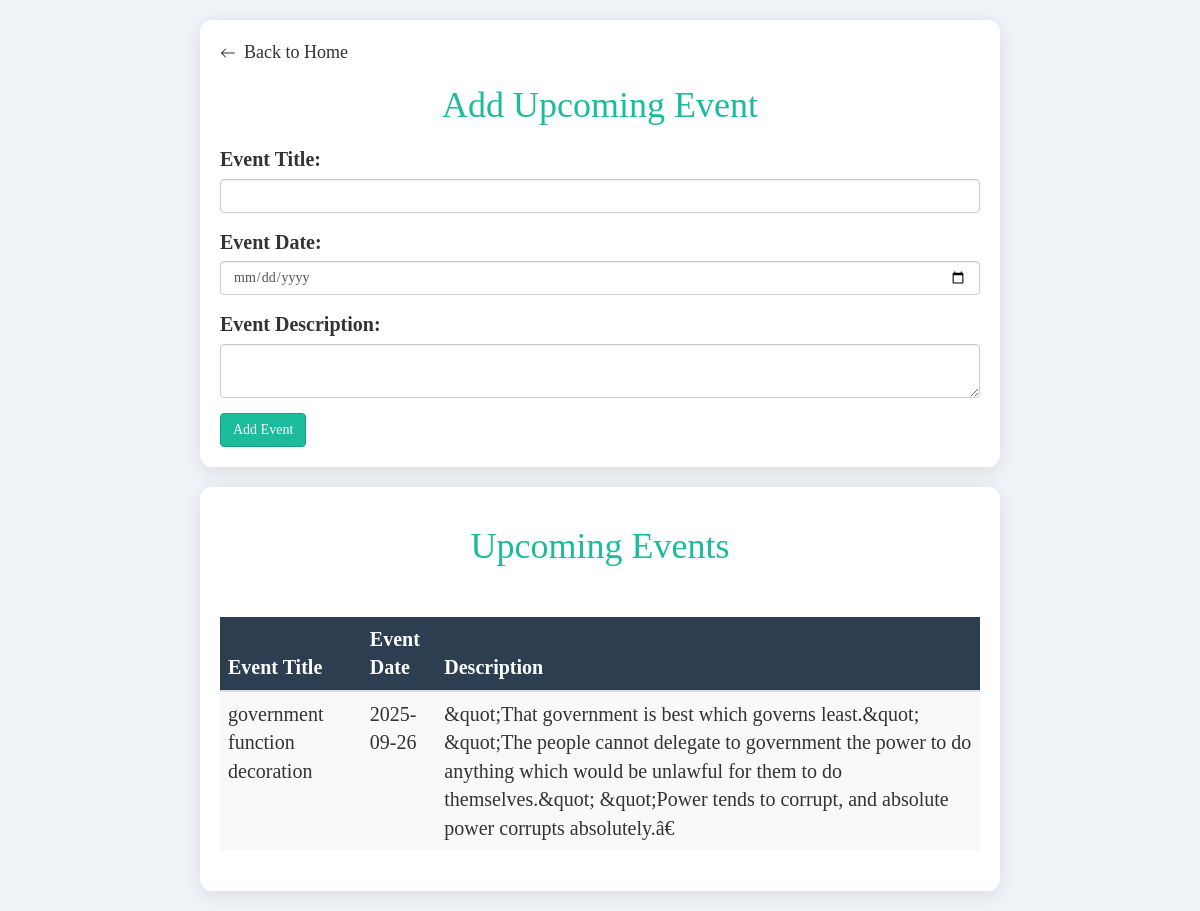
The app's page /upcoming.php (signed in) with its own data.
### tables this page shows
CREATE TABLE IF NOT EXISTS `event` (
  `title` varchar(100) NOT NULL,
  `event_date` date NOT NULL,
  `description` varchar(500) NOT NULL
);

### upcoming.php (the view, shortened to what this page needs)
<?php
include 'insert.php';
$sql = "SELECT title, event_date, description FROM event WHERE event_date >= NOW()";
$result = $conn->query($sql);
?>
<!DOCTYPE html>
<html lang="en">
<head>
    <link rel="stylesheet" href="https://maxcdn.bootstrapcdn.com/bootstrap/3.4.1/css/bootstrap.min.css">
</head>
<body>
    <div class="container">
        <a href="admin.php" class="back-home">
            <svg xmlns="http://www.w3.org/2000/svg" width="16" height="16" fill="currentColor" viewBox="0 0 16 16">
                <path fill-rule="evenodd" d="M15 8a.5.5 0 0 1-.5.5H2.707l3.147 3.146a.5.5 0 0 1-.708.708l-4-4a.5.5 0 0 1 0-.708l4-4a.5.5 0 1 1 .708.708L2.707 7.5H14.5A.5.5 0 0 1 15 8z" />
            </svg> Back to Home
        </a>
        <h1>Add Upcoming Event</h1>
        <form action="#" method="POST">
            <div class="form-group">
                <label for="eventTitle">Event Title:</label>
                <input type="text" class="form-control" id="eventTitle" name="eventTitle" required>
            </div>
            <div class="form-group">
                <label for="eventDate">Event Date:</label>
                <input type="date" class="form-control" id="eventDate" name="eventDate" required>
            </div>
            <div class="form-group">
                <label for="eventDescription">Event Description:</label>
                <textarea class="form-control" id="eventDescription" name="eventDescription" required></textarea>
            </div>
            <button type="submit" class="btn btn-primary">Add Event</button>
        </form>
    </div>
    <div class="container">
        <h1>Upcoming Events</h1>
        <div style="overflow-y: auto; max-height: 300px;">
            <table class="table table-striped">
                <thead>
                    <tr>
                        <th>Event Title</th>
                        <th>Event Date</th>
                        <th>Description</th>
                    </tr>
                </thead>
                <tbody>
                    <?php
                    if ($result && $result->num_rows > 0) {
                        while ($row = $result->fetch_assoc()) {
                            echo '<tr>';
                            echo '<td>' . htmlspecialchars($row['title']) . '</td>';
                            echo '<td>' . htmlspecialchars($row['event_date']) . '</td>';
                            echo '<td>' . htmlspecialchars($row['description']) . '</td>';
                            echo '</tr>';
                        }
                    } else {
                        echo '<tr><td colspan="3">No upcoming events available.</td></tr>';
                    }
                    ?>
                </tbody>
            </table>
        </div>
    </div>
</body>
</html>

### upcoming.php (style rules this page uses)
body { font-size: 20px; font-family: 'Poppins'; background-color: #f0f4f8; }
.container { max-width: 800px; margin: 20px auto; padding: 20px; background-color: #ffffff; border-radius: 12px; box-shadow: 0 4px 20px rgba(0, 0, 0, 0.1); }
h1 { text-align: center; color: #1abc9c; margin-bottom: 20px; }
.form-group label { font-weight: bold; }
.btn-primary { background-color: #1abc9c; border-color: #16a085; }
table { margin-top: 30px; width: 100%; overflow-y: auto; display: block; max-height: 300px; }
th, td { text-align: left; padding: 10px; }
th { background-color: #2c3e50; color: white; }
.back-home { text-decoration: none; font-size: 18px; color: #333; display: flex; align-items: center; margin-bottom: 20px; transition: color 0.3s; }
.back-home svg { margin-right: 8px; fill: currentColor; transition: transform 0.3s; }

### records on screen
event: title "government function decoration", event_date "2025-09-26", description "&quot;That government is best which governs least.&quot; &quot;The people cannot delegate to government the power to do anything which would be unlawful for them to do themselves.&quot; &quot;Power tends to corrupt, and absolute power corrupts absolutely.â€"
